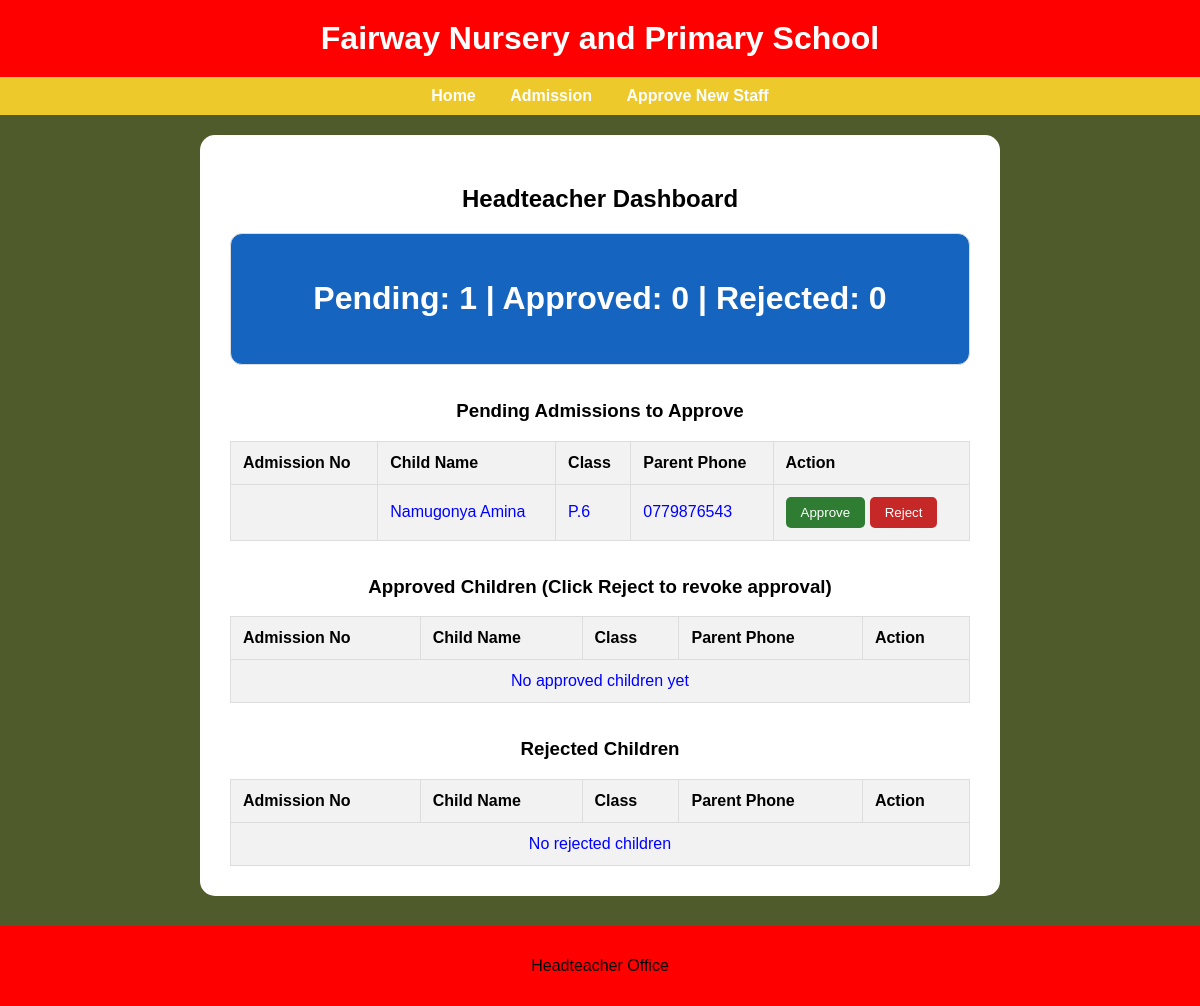
The app's page /headteacher.php (signed in) with its own data.
### tables this page shows
CREATE TABLE `admissions` (
  `id` int(11) NOT NULL,
  `admission_no` varchar(20) DEFAULT NULL,
  `childName` varchar(100) NOT NULL,
  `date_of_birth` date DEFAULT NULL,
  `gender` varchar(10) NOT NULL,
  `className` varchar(20) NOT NULL,
  `parentName` varchar(100) NOT NULL,
  `parentPhone` varchar(20) NOT NULL,
  `homeaddress` text DEFAULT NULL,
  `status` varchar(40) DEFAULT 'Pending Headteacher Approval',
  `created_at` timestamp NOT NULL DEFAULT current_timestamp()
);

### headteacher.php (the view, shortened to what this page needs)
<?php
include "config.php";
$pending = $conn->query("SELECT * FROM admissions WHERE status='Pending Headteacher Approval' ORDER BY created_at DESC");
$pendingCount = $pending ? $pending->num_rows : 0;
$approved = $conn->query("SELECT * FROM admissions WHERE status='Approved' ORDER BY created_at DESC");
$approvedCount = $approved ? $approved->num_rows : 0;
$rejected = $conn->query("SELECT * FROM admissions WHERE status='Rejected' ORDER BY created_at DESC");
$rejectedCount = $rejected ? $rejected->num_rows : 0;
?>
<!DOCTYPE html>
<html>
<head>
  <link rel="stylesheet" href="style1.css">
</head>
<body>
<header><h1>Fairway Nursery and Primary School</h1></header>
<nav>
  <a href="index1.php">Home</a>
  <a href="admission.html">Admission</a>
  <?php if (in_array(strtolower(trim($_SESSION['role'] ?? '')), ['headteacher','director'])): ?>
  <a href="approve_staff.php">Approve New Staff</a>
<?php endif; ?>
</nav>
<center><div class="container" style="background:white; padding:30px; border-radius:15px; margin:20px;">
  <h2>Headteacher Dashboard</h2>
  <div class="card">
    <h1>Pending: <?php echo $pendingCount; ?> | Approved: <?php echo $approvedCount; ?> | Rejected: <?php echo $rejectedCount; ?></h1>
  </div>
  <h3 class="section-title">Pending Admissions to Approve</h3>
  <table>
    <tr><th>Admission No</th><th>Child Name</th><th>Class</th><th>Parent Phone</th><th>Action</th></tr>
    <?php if ($pending && $pending->num_rows > 0): ?>
      <?php while ($row = $pending->fetch_assoc()): ?>
        <tr>
          <td><?php echo $row['admission_no']; ?></td>
          <td><?php echo $row['childName']; ?></td>
          <td><?php echo $row['className']; ?></td>
          <td><?php echo $row['parentPhone']; ?></td>
          <td>
            <form method="POST" style="display:inline;" onsubmit="return confirm('Approve <?php echo $row['childName']; ?>?');">
              <button type="submit" name="approveBtn" class="approve-btn">Approve</button>
            </form>
            <form method="POST" style="display:inline;" onsubmit="return confirm('Reject <?php echo $row['childName']; ?>?');">
              <button type="submit" name="rejectBtn" class="reject-btn">Reject</button>
            </form>
          </td>
        </tr>
      <?php endwhile; ?>
    <?php else: ?>
      <tr><td colspan="5" style="text-align:center;">No pending admissions</td></tr>
    <?php endif; ?>
  </table>
  <h3 class="section-title">Approved Children (Click Reject to revoke approval)</h3>
  <table>
    <tr><th>Admission No</th><th>Child Name</th><th>Class</th><th>Parent Phone</th><th>Action</th></tr>
    <?php if ($approved && $approved->num_rows > 0): ?>
      <?php while ($row = $approved->fetch_assoc()): ?>
        <tr>
          <td><?php echo $row['admission_no']; ?></td>
          <td><?php echo $row['childName']; ?></td>
          <td><?php echo $row['className']; ?></td>
          <td><?php echo $row['parentPhone']; ?></td>
          <td>
            <form method="POST" onsubmit="return confirm('Are you sure you want to REJECT approved child <?php echo $row['childName']; ?>? This will revoke their admission.');">
              <input type="hidden" name="admission_id" value="<?php echo $row['id']; ?>">
              <button type="submit" name="rejectBtn" class="reject-btn"> Reject again</button>
            </form>
          </td>
        </tr>
      <?php endwhile; ?>
    <?php else: ?>
      <tr><td colspan="5" style="text-align:center;">No approved children yet</td></tr>
    <?php endif; ?>
  </table>
  <h3 class="section-title">Rejected Children</h3>
  <table>
    <tr><th>Admission No</th><th>Child Name</th><th>Class</th><th>Parent Phone</th><th>Action</th></tr>
    <?php if ($rejected && $rejected->num_rows > 0): ?>
      <?php while ($row = $rejected->fetch_assoc()): ?>
        <tr>
          <td><?php echo $row['admission_no']; ?></td>
          <td><?php echo $row['childName']; ?></td>
          <td><?php echo $row['className']; ?></td>
          <td><?php echo $row['parentPhone']; ?></td>
          <td>
            <form method="POST" onsubmit="return confirm('Re-approve <?php echo $row['childName']; ?>?');">
              <input type="hidden" name="admission_id" value="<?php echo $row['id']; ?>">
              <button type="submit" name="approveBtn" class="approve-btn">Approve Again</button>
            </form>
          </td>
        </tr>
      <?php endwhile; ?>
    <?php else: ?>
      <tr><td colspan="5" style="text-align:center;">No rejected children</td></tr>
    <?php endif; ?>
  </table>
</div></center>
<footer><p>Headteacher Office</p></footer>
</body>
</html>

### style1.css (style rules this page uses)
* { box-sizing: border-box; }
body { font-family: Arial, sans-serif; margin: 0; background: #4F5B2A; }
h1, h2, h3 { font-family: Poppins, Arial, sans-serif; }
header { background: #FF0000; color: white; padding: 20px; text-align: center; }
header h1 { margin: 0; }
nav { background: #EDC92C; padding: 10px; text-align: center; }
nav a { color: white; text-decoration: none; margin: 0 15px; font-weight: bold; }
footer { background: #FF0000; color: white; text-align: center; padding: 15px; margin-top: 30px; }
.container { width: 90%; max-width: 800px; margin: 20px auto; background: white; padding: 20px; border-radius: 20px; }
.card { background: #0b5ed7; color: white; padding: 20px; border-radius: 10px; font-family: Poppins, Arial, sans-serif; flex: 1; min-width: 200px; text-align: center; border: 1px solid #ddd; margin: 10px 0; }
button, .btn { background: #0b5ed7; color: white; padding: 10px 18px; border: none; border-radius: 5px; text-decoration: none; display: inline-block; cursor: pointer; font-family: Poppins, Arial, sans-serif; }
table { width: 100%; border-collapse: collapse; margin-top: 15px; background: white; font-family: Arial, sans-serif; }
table, th, td { border: 1px solid #ccc; padding: 10px; text-align: left; }
th { background: #0b5ed7; color: white; font-family: Poppins, Arial, sans-serif; }
tr:nth-child(even) { background: #f2f2f2; }

### headteacher.php (style rules this page uses)
.card { background:#1565c0; color:white; padding:25px; border-radius:12px; margin:20px 0; text-align:center; }
table { width:100%; border-collapse:collapse; background:white; color:black; margin-top:15px; }
th, td { padding:12px; border:1px solid #ddd; text-align:left; }
th { background:#f2f2f2; }
.approve-btn { background:#2e7d32; color:white; border:none; padding:8px 15px; border-radius:5px; cursor:pointer; }
.reject-btn { background:#c62828; color:white; border:none; padding:8px 15px; border-radius:5px; cursor:pointer; }
.section-title { margin-top:35px; }
p,h2,h3 { color:black; }
th { color:black; }
td { color:blue; }

### records on screen
admissions: childName "Namugonya Amina", className "P.6", parentPhone "0779876543"

### other values on screen
$pendingCount "1"
$approvedCount "0"
$rejectedCount "0"
